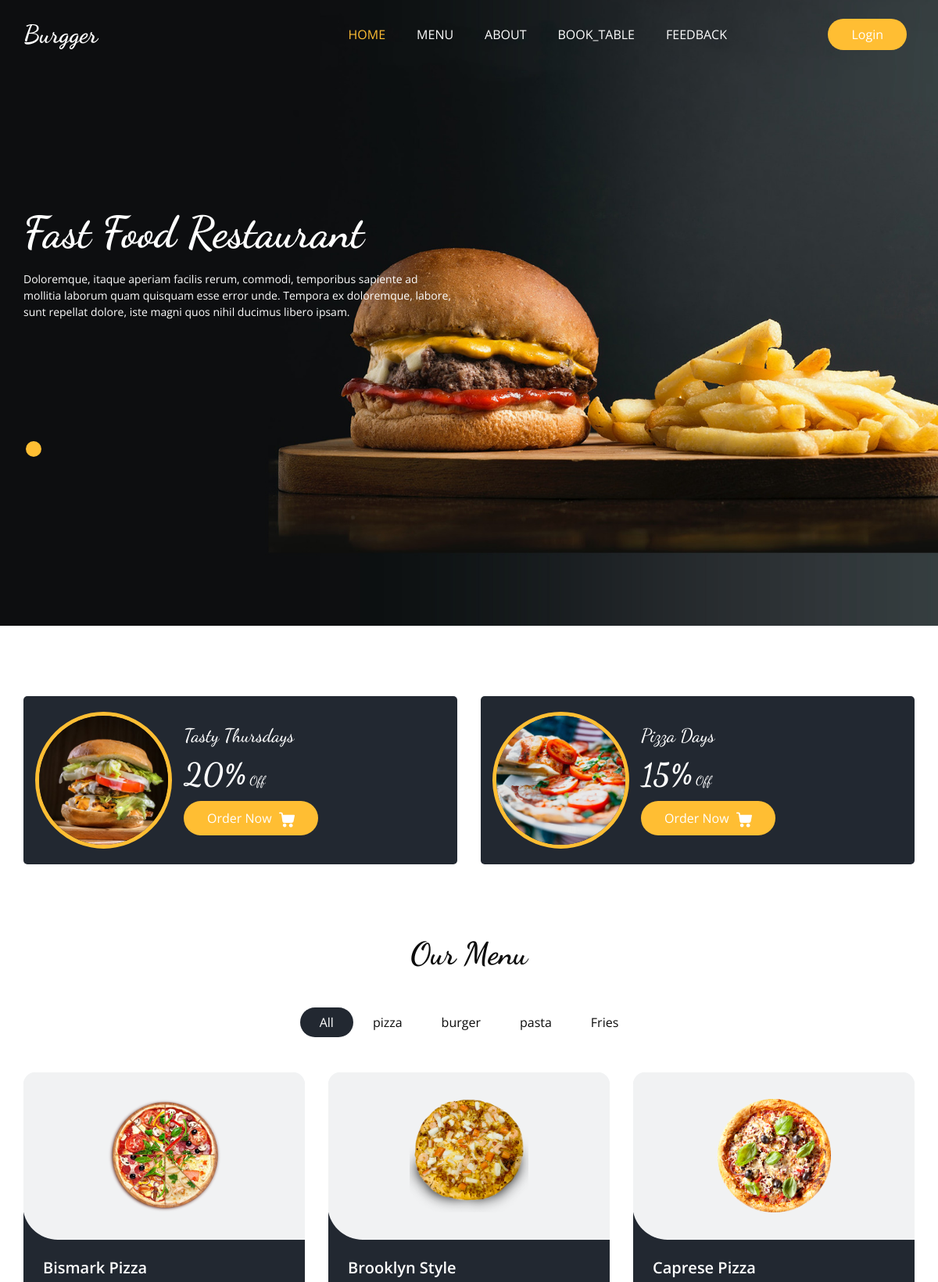
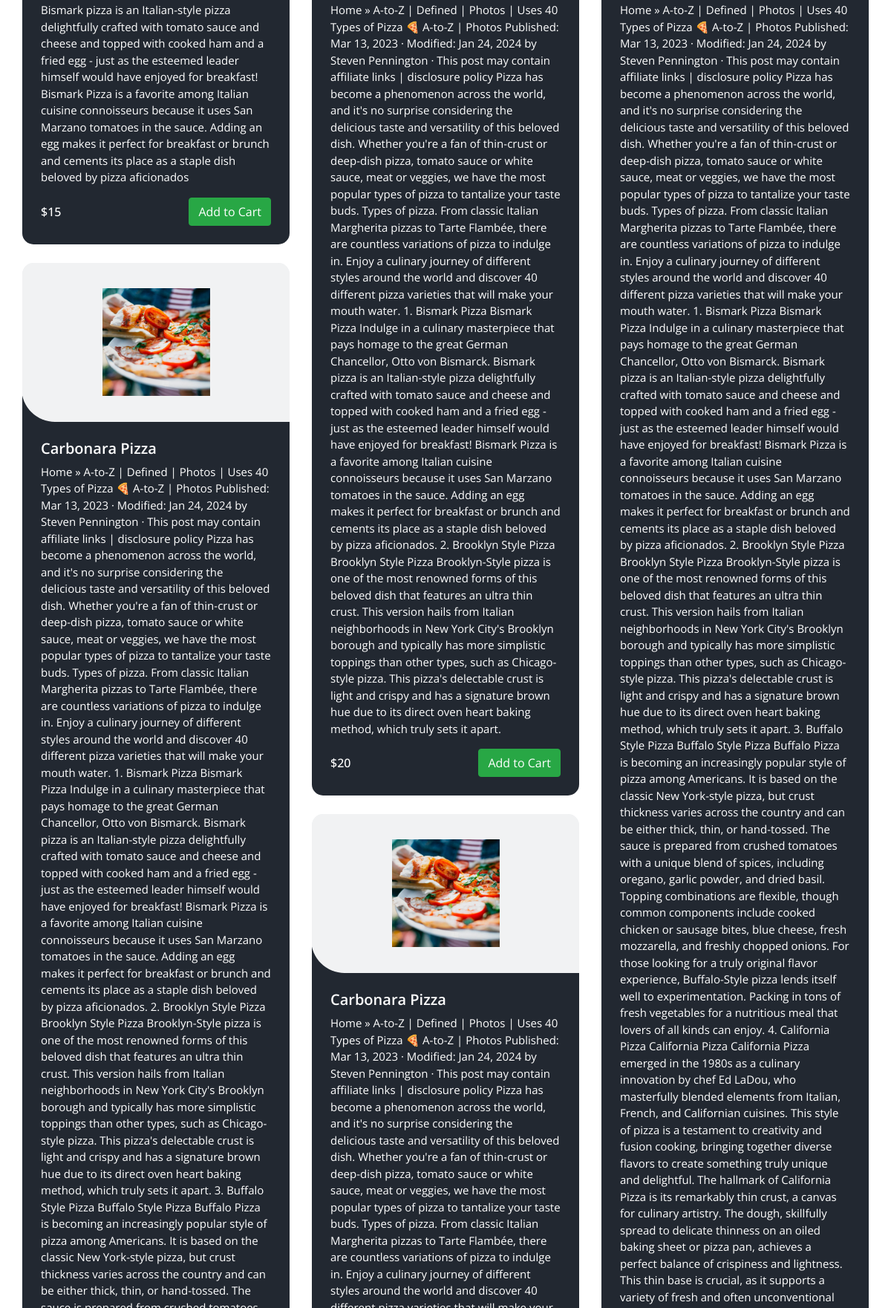
The page / (upper part) on the database its author committed (2 pictures, top to bottom).
### Base_app/models.py (models this page shows, shortened)
class Item_list(models.Model):
    Category_name = models.CharField(max_length=15)
    def __str__(self):
        return self.Category_name

class Items(models.Model):
    Item_name = models.CharField(max_length = 15)
    description = models.TextField(blank = False)
    Price = models.IntegerField()
    Category = models.ForeignKey(Item_list , related_name='Name', on_delete = models.CASCADE)
    Image = models.ImageField(upload_to='Items/')

### Base_app/views.py (the view)
# urls.py: path('', Home, name='Home'),  # ✅ matches {% url 'home' %}
def Home(request):
    items =  Items.objects.all()
    list = Item_list.objects.all()
    review = Feedback.objects.all()
    return render(request, 'home.html',{'items': items, 'list': list , 'review' : review})

### Template/home.html (shortened to what this page needs)
{% extends "base.html" %}
{% block home_status %}active{% endblock home_status %}
{% load static %}
{% block slider %}
    <section class="slider_section ">
      <div id="customCarousel1" class="carousel slide" data-ride="carousel">
        <div class="carousel-inner">
          <div class="carousel-item active">
            <div class="container ">
              <div class="row">
                <div class="col-md-7 col-lg-6 ">
                  <div class="detail-box">
                    <h1>
                      Fast Food Restaurant
                    </h1>
                    <p>
                      Doloremque, itaque aperiam facilis rerum, commodi, temporibus sapiente ad mollitia laborum quam quisquam esse error unde. Tempora ex doloremque, labore, sunt repellat dolore, iste magni quos nihil ducimus libero ipsam.
                    </p>
                  </div>
                </div>
              </div>
            </div>
          </div>
        </div>
        <div class="container">
          <ol class="carousel-indicators">
            <li data-target="#customCarousel1" data-slide-to="0" class="active"></li>
          </ol>
        </div>
      </div>
    </section>
    {% endblock slider %}
{% block main %}
  <section class="offer_section layout_padding-bottom">
    <div class="offer_container">
      <div class="container ">
        <div class="row">
          <div class="col-md-6  ">
            <div class="box ">
              <div class="img-box">
                <img src="{% static 'images/o1.jpg' %}" alt="">
              </div>
              <div class="detail-box">
                <h5>
                  Tasty Thursdays
                </h5>
                <h6>
                  <span>20%</span> Off
                </h6>
                <a href="">
                  Order Now
                </a>
              </div>
            </div>
          </div>
          <div class="col-md-6  ">
            <div class="box ">
              <div class="img-box">
                <img src="{% static 'images/o2.jpg' %}" alt="">
              </div>
              <div class="detail-box">
                <h5>
                  Pizza Days
                </h5>
                <h6>
                  <span>15%</span> Off
                </h6>
                <a href="">
                  Order Now
                </a>
              </div>
            </div>
          </div>
        </div>
      </div>
    </div>
  </section>
  <section class="food_section layout_padding-bottom">
    <div class="container">
      <div class="heading_container heading_center">
        <h2>
          Our Menu
        </h2>
      </div>
      <ul class="filters_menu">
        <li class="active" data-filter="*">All</li>
        {% for i in list %}
        <li data-filter=".{{i.Category_name}}">{{i.Category_name}}</li>
        {% endfor %}
      </ul>
      <div class="filters-content">
        <div class="row grid">
          {% for j in items %}
          <div class="col-sm-6 col-lg-4 all {{j.Category}}">
            <div class="box">
              <div>
                <div class="img-box">
                  <img src="/media/{{j.Image}} " alt="{{j.Image}}">
                </div>
                <div class="detail-box">
                  <h5>
                    {{j.Item_name}}
                  </h5>
                  <p>
                    {{j.description}}
                  </p>
                  <div class="options">
                    <h6>
                      ${{j.Price}}
                    </h6>
                    <button class="btn btn-success add-to-cart" data-item-id="{{j.id}}" data-item-name="{{j.Item_name}}" data-item-price="{{j.Price}}">
                      Add to Cart
                    </button>
                  </div>
                </div>
              </div>
            </div>
          </div>
          {% endfor %}
        </div>
      </div>
    </div>
  </section>
{% endblock main %}

### Template/base.html (shortened to what this page needs)
<!DOCTYPE html>
<html>
{% load static %}
<head>
  <link rel="stylesheet" type="text/css" href="{% static 'css/bootstrap.css' %}" />
  <link rel="stylesheet" type="text/css" href="https://cdnjs.cloudflare.com/ajax/libs/OwlCarousel2/2.3.4/assets/owl.carousel.min.css" />
  <link rel="stylesheet" href="https://cdnjs.cloudflare.com/ajax/libs/jquery-nice-select/1.1.0/css/nice-select.min.css" />
  <link href="{% static 'css/font-awesome.min.css' %}" rel="stylesheet" />
  <link href="{% static 'css/style.css' %}" rel="stylesheet" />
  <link href="{% static 'css/responsive.css' %}" rel="stylesheet" />
</head>
<body {% block class %}{% endblock class %}>
  <div class="hero_area">
    <div class="bg-box">
      <img src="{% static 'images/hero-bg.jpg' %}" alt="">
    </div>
    <header class="header_section">
      <div class="container">
        <nav class="navbar navbar-expand-lg custom_nav-container ">
          <a class="navbar-brand" href="{% url "Home" %}">
            <span>
              Burgger
            </span>
          </a>
          <div class="collapse navbar-collapse" id="navbarSupportedContent">
            <ul class="navbar-nav  mx-auto ">
              <li class="nav-item {% block home_status %}{% endblock home_status %}">
                <a class="nav-link" href="{% url "Home" %}">Home <span class="sr-only">(current)</span></a>
              </li>
              <li class="nav-item {% block menu_status %}{% endblock menu_status %}">
                <a class="nav-link " href="{% url "Menu" %}">Menu</a>
              </li>
              <li class="nav-item {% block about_status %}{% endblock about_status %}">
                <a class="nav-link" href="{% url "About" %}">About</a>
              </li>
              <li class="nav-item {% block table_status %}{% endblock table_status %}">
                <a class="nav-link" href="{% url "Book_Table" %}">Book_Table</a>
              </li>
              <li class="nav-item {% block feedback_status %}{% endblock feedback_status %}">
                <a class="nav-link" href="{% url "Feedback_Form" %}">Feedback</a>
              </li>
            </ul>
            <div class="user_option">
              <div class="user_option">
                {% if user.is_authenticated %}
                  <span style="background-color: #f8c6c6; color: #000; padding: 5px 10px; border-radius: 5px; font-weight: bold;">
                    {{ user.username }}
                  </span>
                  <a href="{% url 'logout' %}" class="btn btn-secondary">Logout</a>
                  <button id="cart-button" class="btn btn-primary">
                    <i class="fa fa-shopping-cart"></i> Cart
                  </button>
                {% else %}
                  <a href="{% url 'login' %}" class="btn order_online">Login</a>
                {% endif %}
              </div>
            </div>
          </div>
        </nav>
      </div>
    </header>
    {% block slider %}{% endblock slider %}
  </div>
 {% block main %}{% endblock main %}
</body>
</html>

### Static/css/responsive.css (style rules this page uses)
@media (min-width: 1200px) { .container { max-width: 1170px; } }

### rows shown on the page
Item_list: Category_name "pizza"
Item_list: Category_name "burger"
Item_list: Category_name "pasta"
Item_list: Category_name "Fries"
Items: Image (picture), Item_name "Bismark Pizza", description "Bismark pizza is an Italian-style pizza delightfully crafted with tomato sauce and cheese and topped with cooked ham and a fried egg - just as the esteemed leader himself would have enjoyed for breakfast! Bismark Pizza is a favorite among Italian cuisine connoisseurs because it uses San Marzano tomatoes in the sauce. Adding an egg makes it perfect for breakfast or brunch and cements its place as a staple dish beloved by pizza aficionados", Price "15"
Items: Image (picture), Item_name "Brooklyn Style", description "Home » A-to-Z | Defined | Photos | Uses 40 Types of Pizza 🍕 A-to-Z | Photos Published: Mar 13, 2023 · Modified: Jan 24, 2024 by Steven Pennington · This post may contain affiliate links | disclosure policy Pizza has become a phenomenon across the world, and it's no surprise considering the delicious taste and versatility of this beloved dish. Whether you're a fan of thin-crust or deep-dish pizza, tomato sauce or white sauce, meat or veggies, we have the most popular types of pizza to tantalize your taste buds. Types of pizza. From classic Italian Margherita pizzas to Tarte Flambée, there are countless variations of pizza to indulge in. Enjoy a culinary journey of different styles around the…", Price "20"
Items: Image (picture), Item_name "Caprese Pizza"
Items: Image (picture), Item_name "Carbonara Pizza"
Items: Image (picture), Item_name "Carbonara Pizza"
